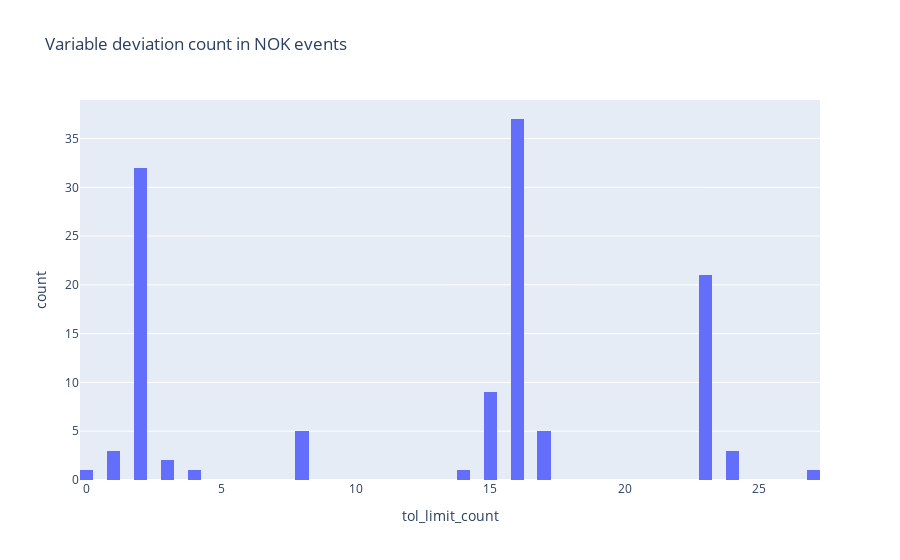

The notebook cell saved with this chart:
### Markdown cell above
NOK Analysis

### Code cell
NOK_data = tol_result[tol_result['Status']!='OK'].drop('Index',axis=1).reset_index(drop=True)
fig = px.histogram(NOK_data, x="tol_limit_count",nbins=100,title="Variable deviation count in NOK events")
fig.show()

### Figure 1 — Plotly figure (JSON) as saved in the notebook; plotly's stock layout.template omitted (floating-point values rounded to 4 significant figures)
{"data": [{"alignmentgroup": "True", "bingroup": "x", "hovertemplate": "tol_limit_count=%{x}<br>count=%{y}<extra></extra>", "legendgroup": "", "marker": {"color": "#636efa", "pattern": {"shape": ""}}, "name": "", "nbinsx": 100, "offsetgroup": "", "orientation": "v", "showlegend": false, "type": "histogram", "x": [16, 16, 16, 16, 16, 16, 16, 16, 16, 17, 17, 17, 17, 16, 16, 17, 16, 16, 16, 16, 16, 23, 23, 23, 23, 23, 23, 23, 23, 23, 23, 23, 23, 23, 23, 23, 24, 24, 24, 23, 23, 23, 23, 23, 23, 3, 3, 4, 2, 2, 2, 2, 2, 27, 15, 15, 15, 15, 16, 15, 16, 15, 15, 15, 14, 2, 1, 2, 2, 2, 2, 2, 2, 2, 2, 2, 2, 2, 2, 2, 2, 2, 2, 2, 1, 2, 2, 2, 0, 8, 8, 8, 8, 8, 16, 16, 16, 16, 16, 16, 16, 16, 16, 16, 16, 16, 16, 16, 16, 16, 16, 16, 16, 2, 15, 2, 2, 2, 2, 2, 1], "xaxis": "x", "yaxis": "y"}], "layout": {"barmode": "relative", "legend": {"tracegroupgap": 0}, "title": {"text": "Variable deviation count in NOK events"}, "xaxis": {"anchor": "y", "domain": [0, 1], "title": {"text": "tol_limit_count"}}, "yaxis": {"anchor": "x", "domain": [0, 1], "title": {"text": "count"}}}}
